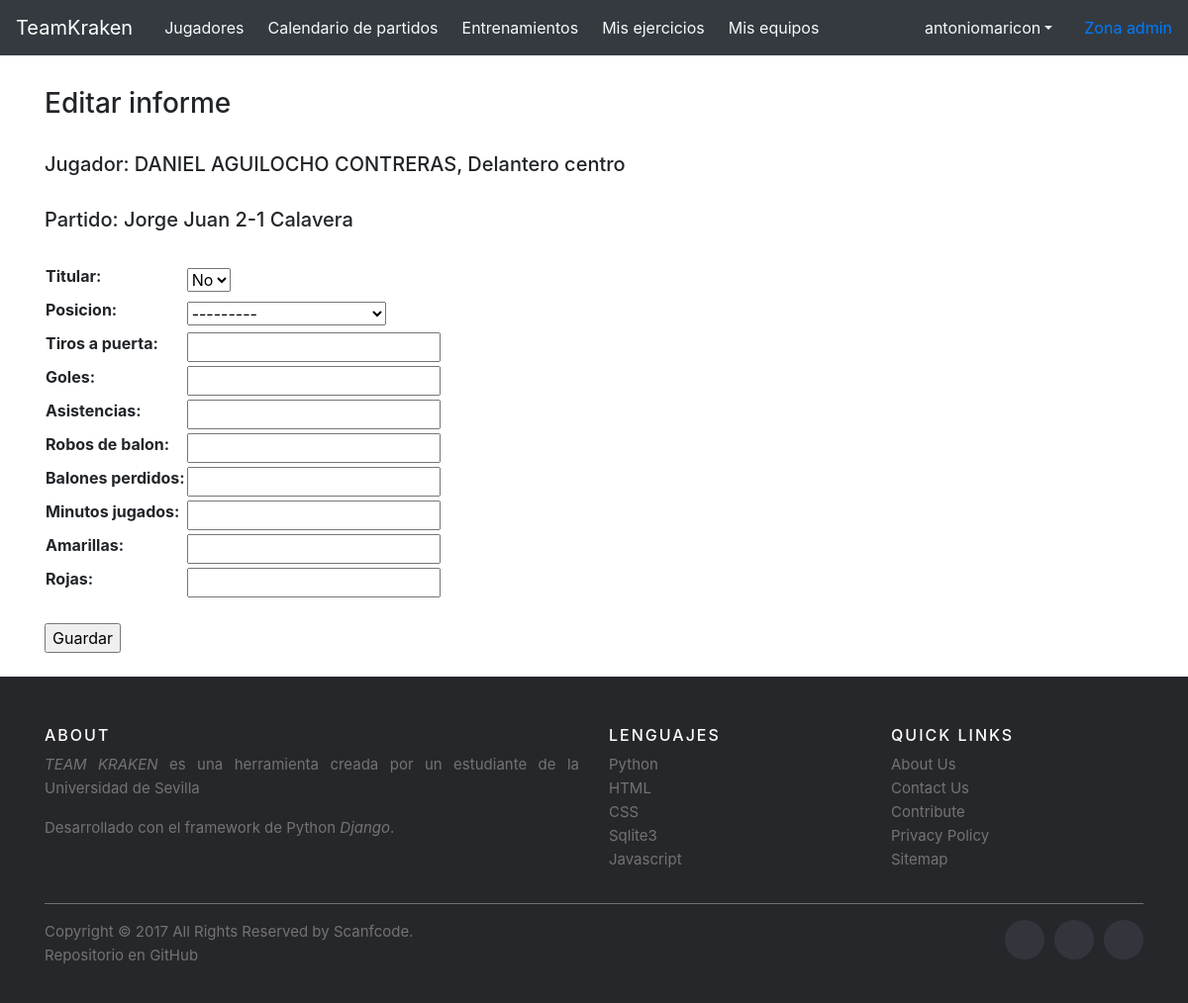
Page /8/partidos/partido/37/83/editar (signed in) on the committed database.
### principal/models.py (models this page shows, shortened)
class Jugador(models.Model):
    PIE_DERECHO = 'PD'
    PIE_IZQUIERDO = 'PI'
    AMBIDIESTRO = 'AM'
    PIE_DOMINANTE_CHOICES = [
        (PIE_DERECHO, 'Pie derecho'),
        (PIE_IZQUIERDO, 'Pie izquierdo'),
        (AMBIDIESTRO, 'Ambidiestro'),
    ]
    nombre = models.CharField(max_length=30, verbose_name='Nombre')
    apellidos = models.CharField(max_length=50, verbose_name='Apellidos')
    fechaNacimiento = models.CharField(max_length=50, verbose_name='Fecha de nacimiento', null=True)
    posicionPrincipal = models.CharField(max_length=30, verbose_name='Posicion principal', null=True)
    posicionesSecundarias = models.ManyToManyField(Posicion, blank=True)
    altura = models.DecimalField(max_digits=5, decimal_places=2, null=True)
    pieDominante = models.CharField(max_length=2, choices=PIE_DOMINANTE_CHOICES, default=PIE_DERECHO)
    equipo = models.ForeignKey(Equipo, on_delete=models.CASCADE, null=True)

class DetallesPartido(models.Model):
    SI = 'Si'
    NO = 'No'
    TITULAR_CHOICES = [
        (SI, 'Si'),
        (NO, 'No')
        ]
    fecha = models.CharField(max_length=50, verbose_name='Fecha')
    local = models.CharField(max_length=50, verbose_name='Local')
    visitante = models.CharField(max_length=50, verbose_name='Visitante')
    resultado = models.CharField(max_length=10, verbose_name='Resultado')
    titular = models.CharField(max_length=2, choices=TITULAR_CHOICES, default=NO)
    posicion = models.ForeignKey(Posicion, on_delete=models.SET_NULL, null=True)
    tirosPuerta = models.IntegerField(verbose_name='Tiros a puerta')
    goles = models.IntegerField(verbose_name='Goles')
    asistencias = models.IntegerField(verbose_name='Asistencias')
    robosBalon = models.IntegerField(verbose_name='Robos de balon')
    balonesPerdidos = models.IntegerField(verbose_name='Balones perdidos')
    minutosJugados = models.IntegerField(verbose_name='Minutos jugados')
    amarillas = models.IntegerField(verbose_name='Amarillas')
    rojas = models.IntegerField(verbose_name='Rojas')
    partido = models.ForeignKey(Partido, on_delete=models.CASCADE, null=True)
    jugador = models.ForeignKey(Jugador, on_delete=models.CASCADE, null=True)

### principal/views.py (the view, shortened to what this page needs)
# urls.py: path('<int:id_equipo>/partidos/partido/<int:id_detalles_partido>/<int:id_jugador>/editar', principal_views.editarInforme),
def editarInforme(request, id_equipo, id_detalles_partido, id_jugador):
    if request.user.is_authenticated == False:
        return redirect('/login')
    eq = get_object_or_404(Equipo, pk=id_equipo)
    jugador = get_object_or_404(Jugador, pk=id_jugador)
    partido = get_object_or_404(DetallesPartido, pk=id_detalles_partido)
    formulario = EditarInforme()
    return render(request, 'principal/editarInforme.html', {'formulario': formulario, 'eq':eq, 'jugador':jugador, 'partido':partido})

### principal/forms.py
class EditarInforme(forms.ModelForm):
    class Meta:
        model = DetallesPartido
        exclude = ['fecha', 'local', 'visitante', 'resultado', 'jugador', 'partido']

### principal/models.py (called while the page is built)
    def __str__(self):
        return self.nombre

### principal/templates/principal/editarInforme.html
{% extends 'principal/base.html' %}
{% block content %}
	<br/>
	<h3>Editar informe</h3>
    <br/>
    <h5>Jugador: {{ jugador.nombre }} {{ jugador.apellidos }}, {{ jugador.posicionPrincipal }}</h5>
    <br>
    <h5>Partido: {{ partido.local }} {{ partido.resultado }} {{ partido.visitante }}</h5>
    <br>
	<form id="formulario" method="post" action=''>{% csrf_token %}
        <table>
            {{formulario}}
        </table>
        <br/>
        <input type='submit' value='Guardar'/>
        <br>
        <br>
    </form>
{% endblock %}

### principal/templates/principal/base.html (shortened to what this page needs)
<!DOCTYPE html>
<html>
<head>
	<link rel="stylesheet" href="https://stackpath.bootstrapcdn.com/bootstrap/4.4.1/css/bootstrap.min.css">
	<link rel="stylesheet" href="https://unpkg.com/bootstrap-table@1.16.0/dist/bootstrap-table.min.css">
	<link rel="stylesheet" href="https://code.ionicframework.com/ionicons/2.0.1/css/ionicons.min.css">
	<link rel="stylesheet" href="https://www.evidentia.cloud/plugins/fontawesome-free/css/all.min.css">
</head>
<body class="pt-5">
    <nav class="navbar navbar-expand-md navbar-dark bg-dark fixed-top">
      <a class="navbar-brand" href='/{{ eq.id}}'>TeamKraken</a>
      <div class="collapse navbar-collapse" id="navbarsExampleDefault">
        <ul class="navbar-nav mr-auto">
          <li class="nav-item active ml-2">
            <a class="nav-link text-light" href="/{{ eq.id}}/jugadores">Jugadores</a>
          </li>
          <li class="nav-item">
            <a class="nav-link text-light ml-2" href="/{{ eq.id}}/partidos">Calendario de partidos</a>
          </li>
          <li class="nav-item">
            <a class="nav-link text-light ml-2" href="/{{ eq.id}}/entrenamientos">Entrenamientos</a>
          </li>
          <li class="nav-item">
            <a class="nav-link text-light ml-2" href="/{{ eq.id}}/ejercicios">Mis ejercicios</a>
		  </li>
		  <li class="nav-item">
			<a class="nav-link text-light ml-2" href="/{{ eq.id}}/misEquipos">Mis equipos</a>
		  </li>
		</ul>
		{% if user.is_authenticated %}
        <div class="nav-item dropdown justify-content-end mr-3">
            <a class="nav-link dropdown-toggle text-light" href="http://example.com" id="dropdown01" data-toggle="dropdown" aria-haspopup="true" aria-expanded="false">{{ user.get_username }}</a>
          </div>
        {% endif %}
        <a class="my-2 my-lg-0" href='/admin'>Zona admin</a>
      </div>
    </nav>
	<div class="container pt-3">
	{% block content %}
	{% endblock %}
	</div>
    <footer class="site-footer">
      <div class="container">
        <div class="row">
          <div class="col-sm-12 col-md-6">
            <h6>About</h6>
            <p class="text-justify"><i>TEAM KRAKEN</i> es una herramienta creada por un estudiante de la Universidad de Sevilla</p>
          	<p class="text-justify">Desarrollado con el framework de Python <i>Django</i>.</p>
          </div>
          <div class="col-xs-6 col-md-3">
            <h6>Lenguajes</h6>
            <ul class="footer-links">
              <li>Python</li>
              <li>HTML</li>
              <li>CSS</li>
              <li>Sqlite3</li>
              <li>Javascript</li>
            </ul>
          </div>
          <div class="col-xs-6 col-md-3">
            <h6>Quick Links</h6>
            <ul class="footer-links">
              <li><a href="http://scanfcode.com/about/">About Us</a></li>
              <li><a href="http://scanfcode.com/contact/">Contact Us</a></li>
              <li><a href="http://scanfcode.com/contribute-at-scanfcode/">Contribute</a></li>
              <li><a href="http://scanfcode.com/privacy-policy/">Privacy Policy</a></li>
              <li><a href="http://scanfcode.com/sitemap/">Sitemap</a></li>
            </ul>
          </div>
        </div>
        <hr>
      </div>
      <div class="container">
        <div class="row">
          <div class="col-md-8 col-sm-6 col-xs-12">
            <p class="copyright-text">Copyright &copy; 2017 All Rights Reserved by
         	<a href="https://codepen.io/scanfcode">Scanfcode</a>.
            </p>
            <p><a class="github" href="https://github.com/manpercar1/teamkraken"> Repositorio en GitHub</a></p>
          </div>
          <div class="col-md-4 col-sm-6 col-xs-12">
            <ul class="social-icons">
              <li><a class="facebook" href="#"></a></li>
              <li><a class="twitter" href="#"></a></li>
              <li><a class="linkedin" href="#"></a></li>
            </ul>
          </div>
        </div>
      </div>
	</footer>
</body>
</html>

### principal/templates/principal/base.html (style rules this page uses)
.site-footer { background-color:#26272b; padding:45px 0 20px; font-size:15px; line-height:24px; color:#737373; }
.site-footer hr { border-top-color:#bbb; opacity:0.5 }
.site-footer h6 { color:#fff; font-size:16px; text-transform:uppercase; margin-top:5px; letter-spacing:2px }
.site-footer a { color:#737373; }
.footer-links { padding-left:0; list-style:none }
.footer-links li { display:block }
.footer-links a { color:#737373 }
.site-footer .social-icons { text-align:right }
.site-footer .social-icons a { width:40px; height:40px; line-height:40px; margin-left:6px; margin-right:0; border-radius:100%; background-color:#33353d }
.copyright-text { margin:0 }
.social-icons { padding-left:0; margin-bottom:0; list-style:none }
.social-icons li { display:inline-block; margin-bottom:4px }
.social-icons a { background-color:#eceeef; color:#818a91; font-size:16px; display:inline-block; line-height:44px; width:44px; height:44px; text-align:center; margin-right:8px; border-radius:100%; -webkit-transition:all .2s linear; -o-transition:all .2s linear; transition:all .2s linear }

### rows in the picture
Jugador: nombre "DANIEL", apellidos "AGUILOCHO CONTRERAS", posicionPrincipal "Delantero centro"
DetallesPartido: local "Jorge Juan", resultado "2-1", visitante "Calavera"

### other values in the picture
{{ user.get_username }} "antoniomaricon"
